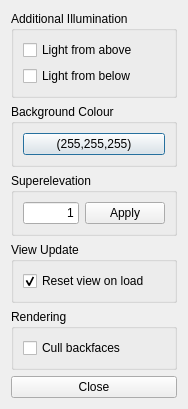
<?xml version="1.0" encoding="UTF-8"?>
<ui version="4.0">
 <class>VisPrefsDialog</class>
 <widget class="QDialog" name="VisPrefsDialog">
  <property name="geometry">
   <rect>
    <x>0</x>
    <y>0</y>
    <width>188</width>
    <height>402</height>
   </rect>
  </property>
  <property name="windowTitle">
   <string>Visualisation Settings</string>
  </property>
  <layout class="QVBoxLayout" name="verticalLayout_4">
   <item>
    <widget class="QGroupBox" name="LightBox">
     <property name="title">
      <string>Additional Illumination</string>
     </property>
     <layout class="QVBoxLayout" name="verticalLayout_2">
      <item>
       <widget class="QCheckBox" name="lightAboveBox">
        <property name="text">
         <string>Light from above</string>
        </property>
       </widget>
      </item>
      <item>
       <widget class="QCheckBox" name="lightBelowBox">
        <property name="text">
         <string>Light from below</string>
        </property>
       </widget>
      </item>
     </layout>
    </widget>
   </item>
   <item>
    <widget class="QGroupBox" name="ColorBox">
     <property name="title">
      <string>Background Colour</string>
     </property>
     <layout class="QVBoxLayout" name="verticalLayout">
      <item>
       <widget class="ColorPickerPushButton" name="bgColorButton">
        <property name="text">
         <string>(255,255,255)</string>
        </property>
       </widget>
      </item>
     </layout>
    </widget>
   </item>
   <item>
    <widget class="QGroupBox" name="SuperelevationBox">
     <property name="title">
      <string>Superelevation</string>
     </property>
     <layout class="QHBoxLayout" name="horizontalLayout">
      <item>
       <widget class="QLineEdit" name="superelevationLineEdit">
        <property name="sizePolicy">
         <sizepolicy hsizetype="Preferred" vsizetype="Fixed">
          <horstretch>0</horstretch>
          <verstretch>0</verstretch>
         </sizepolicy>
        </property>
        <property name="toolTip">
         <string>Specify the superelevation factor. Click on the button to apply.</string>
        </property>
        <property name="text">
         <string>1</string>
        </property>
        <property name="alignment">
         <set>Qt::AlignRight|Qt::AlignTrailing|Qt::AlignVCenter</set>
        </property>
       </widget>
      </item>
      <item>
       <widget class="QPushButton" name="superelevationPushButton">
        <property name="text">
         <string>Apply</string>
        </property>
       </widget>
      </item>
     </layout>
    </widget>
   </item>
   <item>
    <widget class="QGroupBox" name="ViewUpdateBox">
     <property name="title">
      <string>View Update</string>
     </property>
     <layout class="QVBoxLayout" name="verticalLayout_3">
      <item>
       <widget class="QCheckBox" name="loadShowAllCheckBox">
        <property name="toolTip">
         <string>Resizes view to show the entire scene when loading new data.</string>
        </property>
        <property name="text">
         <string>Reset view on load</string>
        </property>
        <property name="checked">
         <bool>true</bool>
        </property>
       </widget>
      </item>
     </layout>
    </widget>
   </item>
   <item>
    <widget class="QGroupBox" name="groupBox">
     <property name="title">
      <string>Rendering</string>
     </property>
     <layout class="QVBoxLayout" name="verticalLayout_5">
      <item>
       <widget class="QCheckBox" name="cullBackfacesCheckBox">
        <property name="toolTip">
         <string>If enabled, all objects (such as triangles, quads) which normals are not pointing towards the view are not rendered.</string>
        </property>
        <property name="text">
         <string>Cull backfaces</string>
        </property>
       </widget>
      </item>
     </layout>
    </widget>
   </item>
   <item>
    <widget class="QPushButton" name="closePushButton">
     <property name="text">
      <string>Close</string>
     </property>
    </widget>
   </item>
  </layout>
 </widget>
 <customwidgets>
  <customwidget>
   <class>ColorPickerPushButton</class>
   <extends>QPushButton</extends>
   <header>ColorPickerPushButton.h</header>
  </customwidget>
 </customwidgets>
 <resources/>
 <connections>
  <connection>
   <sender>closePushButton</sender>
   <signal>clicked()</signal>
   <receiver>VisPrefsDialog</receiver>
   <slot>close()</slot>
   <hints>
    <hint type="sourcelabel">
     <x>93</x>
     <y>275</y>
    </hint>
    <hint type="destinationlabel">
     <x>93</x>
     <y>147</y>
    </hint>
   </hints>
  </connection>
 </connections>
</ui>
